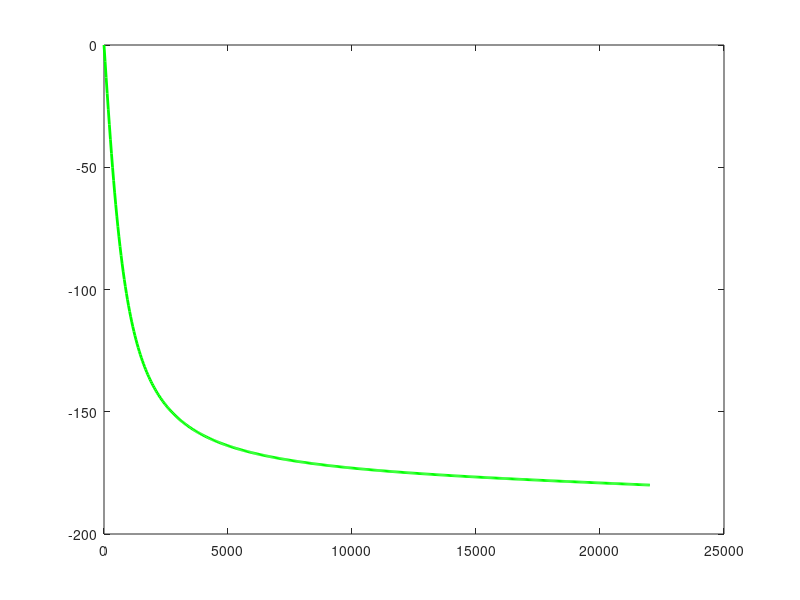

Write MATLAB code to recreate this figure. (Note: this script raises an error after producing the figure.)

%Single allpass filter
a = -0.9;        
B1 = [a 1];      
A1 = [1 a];  

a = -0.7;        
B2 = [a 1];      
A2 = [1 a];  

figure(1)

[H1,F] = freqz(B1,A1,512,44100);
[H2,~] = freqz(B2,A2,512,44100);

phase1 = angle(H1)*180/pi;
phase2 = angle(H2)*180/pi;

% Filter 0.9
[~, idx1] = min(abs(phase1 + 90));  % closest point to -90
f_cross1 = F(idx1);                 % frequency
phase_cross1 = phase1(idx1);        % value (≈ -90)

% Filter 0.7
[~, idx2] = min(abs(phase2 + 90));
f_cross2 = F(idx2);
phase_cross2 = phase2(idx2);

plot(F,angle(H1)*180/pi,'g','LineWidth',2)
hold on
yline(-90, 'k', 'LineWidth', 1);
hold on
xline(732, 'k--', 'LineWidth', 1.5);
hold on
xline(2454, 'k--', 'LineWidth', 1.5);
hold on
plot(F,angle(H2)*180/pi,'r','LineWidth',2)


grid on
title('Фазне карактеристике филтра пропусника свих учестаности са а = -0,9 и а = -0,7 ')
legend('a = -0,9','','','','a = -0,7')
ylabel('Фаза (степени)')
xlabel('Фреквенција (Hz)')

xlim([0 5000])
xticks([0 732 1000 2000 2454 3000 4000 5000])  % include -90
ylim([-180 0])
yticks([-180 -135 -90 -45 0])  % include -90

%SLEDECI FILTERRRR

figure(2)

%Two allpass filters in series connection
a = -0.9;
B3 = [a^2 2*a 1];      
A3 = [1 2*a a^2]; 
[H3,~] = freqz(B3,A3,512,44100);

plot(F,angle(H1)*180/pi,'g','LineWidth',2)
hold on
yline(-90, 'k', 'LineWidth', 1);
hold on
yline(-180, 'k', 'LineWidth', 1);
hold on
xline(732, 'k--', 'LineWidth', 1.5);
hold on
plot(F,unwrap(angle(H3))*180/pi,'r','LineWidth',2)

grid on
title('Фазне карактеристике филтра пропусника свих учестаности и два филтра пропусника на повезана на ред са а = -0,9')
legend('Један филтер','','','','Два филтра везана на ред')
ylabel('Фаза (степени)')
xlabel('Фреквенција (Hz)')

xlim([0 5000])
xticks([0 732 1000 2000 3000 4000 5000])  % include -90
ylim([-360 0])
yticks([-360 -315 -270 -225 -180 -135 -90 -45 0 ])  % include -90

%СЛЕДЕЦА ФИГУУУУРААААААААААААААААААААААААААААА

figure(3)

%Two allpass filters in series connection
a = -0.9;
B4 = [(a^2 + 1) 4*a (1+a^2)];      
A4 = [1 2*a a^2]; 
[H4,~] = freqz(B4,A4,512,44100);
a = -0.7;
B5 = [(a^2 + 1) 4*a (1+a^2)];      
A5 = [1 2*a a^2]; 
[H5,~] = freqz(B5,A5,512,44100);

% --- Magnitude subplot ---
subplot(2,1,1)
plot(F, 20*log10(abs(H4)), 'g', 'LineWidth', 2)
hold on
plot(F, 20*log10(abs(H5)), 'r', 'LineWidth', 2)
xline(732, 'k--', 'LineWidth', 1)
xline(2454, 'k--', 'LineWidth', 1)
grid on
title('Амплитудске карактеристике phaser ефекта са коефицијентима филтра а = -0,9 и а = -0,7')
ylabel('Амплитуда (dB)')
legend('Phaser са a = -0,9', 'Phaser са a = -0,7')
xlim([0 5000])
xticks([0 732 1000 2000 2454 3000 4000 5000])

% --- Phase subplot ---
subplot(2,1,2)
plot(F, unwrap(angle(H4))*180/pi, 'g', 'LineWidth', 2)
hold on
plot(F, unwrap(angle(H5))*180/pi, 'r', 'LineWidth', 2)
xline(732, 'k--', 'LineWidth', 1)
xline(2454, 'k--', 'LineWidth', 1)
grid on
title('Фазне карактеристике phaser ефекта са коефицијентима филтра а = -0,9 и а = -0,7')
ylabel('Фаза (степени)')
xlabel('Фреквенција (Hz)')
legend('Phaser са a = -0,9', 'Phaser са a = -0,7')
xlim([0 5000])
xticks([0 732 1000 2000 2454 3000 4000 5000])
ylim([-180 180])
yticks([-180 -135 -90 -45 0 45 90 135 180])

%A sad jedno ludilo

Fs = 44100;       % Sampling frequency
N = 512;          % Number of frequency points
F = linspace(0, Fs/2, N);  % Frequency vector for plotting

figure(4)
hold on

% Loop over filter coefficients from -0.9 to 0.7 in steps of 0.1
for a = -0.9:0.01:-0.7
    % Compute filter coefficients for 2nd-order all-pass cascade
    B = [(a^2 + 1) 4*a (1 + a^2)];
    A = [1 2*a a^2];
    
    % Frequency response
    [H,~] = freqz(B,A,N,Fs);
    
    % Plot magnitude in dB
    plot(F, 20*log10(abs(H)), 'LineWidth', 1.5)
end

grid on
title('Приказ клизећег прозора Phaser ефекта за a од -0,9 до -0,7 у корацима 0,01')
xlabel('Фреквенција (Hz)')
ylabel('Амплитуда (dB)')
xlim([0 5000])
xticks([0 1000 2000 3000 4000 5000])

% Optional: create a legend for all coefficients
a_values = -0.9:0.1:0.7;
legend_strings = arrayfun(@(x) sprintf('a = %.1f', x), a_values, 'UniformOutput', false);
legend(legend_strings, 'Location', 'northeast')



%{
a = -0.4;        
B1 = [a 1];      
A1 = [1 a];

figure(5)
freqz(B1,A1,512,44100);

 

figure(2)
freqz(B2,A2,512,44100);

%Phaser with -0.7 coeff
B3 = [(a^2 + 1) 4*a (1+a^2)];      
A3 = [1 2*a a^2];  

figure(3)
freqz(B3,A3,512,44100);

%Phaser with -0.9 coeff
a1 = -0.9;
B4 = [(a1^2 + 1) 4*a1 (1+a1^2)];     
A4 = [1 2*a1 a1^2];  

figure(4)
freqz(B4,A4,512,44100);
%}
